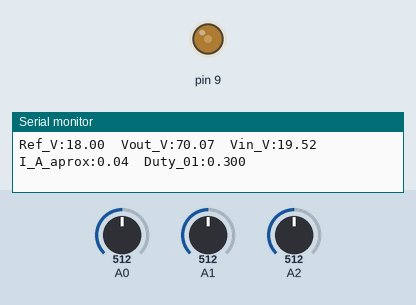
Recording of a sketch running on a simulated Arduino Uno, built with avr-gcc and run on an emulated ATmega328P. Parts: output pins drawn as LEDs (lit = HIGH), the last lines printed to the serial monitor. The inputs (shaded band) are chosen by the test bench; at power-on: A0 = 512, A1 = 512, A2 = 512.

Above: at 1.2 s.
1.3 s: A0 set to 396
2.8 s: A0 set to 366
At 2.95 s:
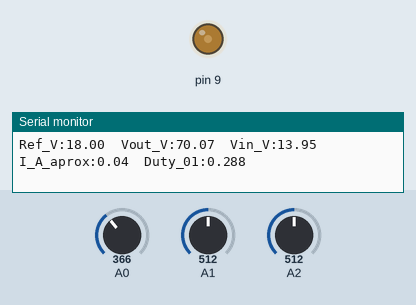
5.8 s: A1 set to 122
At 6.23 s:
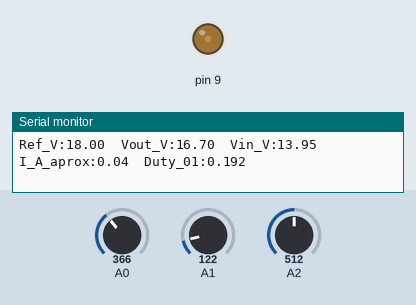
8.8 s: A1 set to 90
11.2 s: A1 set to 136
At 11.35 s:
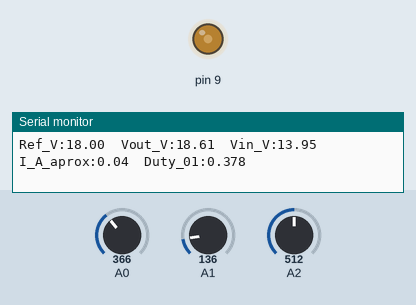
14.2 s: A1 set to 306
Timing chart, 0 to 17.3 s (numbered marks = the images above; inputs shaded):
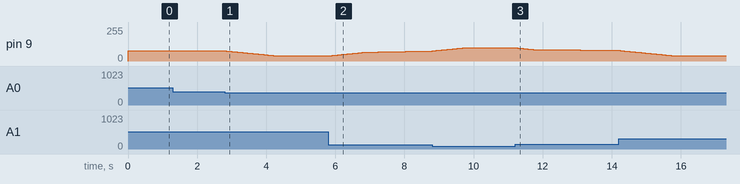

Measured:
- after the input at 2.8 s, pin 9: moves from 77/255 to 39/255 over 1.5 s, starting at once
- after the input at 5.8 s, pin 9: moves from 39/255 to 75/255 over 2.8 s, starting at once
- after the input at 11.2 s, pin 9: moves from 100/255 to 80/255 over 2.7 s, starting at once

The sketch:

PI_Vout_experimental.ino
```cpp
/*
  BOOST - Arduino UNO R3
  PWM automatico: D9, 31.37 kHz
  Referencia desde Serial Plotter: solo escribir 18, 19, etc.

  A0 = Vin  (divisor 68k / 10k)
  A1 = Vout (divisor 270k / 10k)
  A2 = ACS712 de 30A (solo monitoreo)

  Control PI de voltaje de salida para banco de 12V.
  No usar con bateria ni salida de 55V.
*/

#include <Arduino.h>
#include <stdlib.h>

const uint16_t PWM_TOP = 509;

const float VADC = 5.0;
const float FACTOR_VIN = 7.8;
const float FACTOR_VOUT = 28.0;

const float DMIN = 0.15;
const float DMAX = 0.42;

// Ganancias iniciales del PI de voltaje
const float KP = 0.008;
const float KI = 0.015;

float refV = 18.0;
float vin = 0.0;
float vout = 0.0;
float corriente = 0.0;

float duty = 153.0 / 510.0;
float integral = 0.0;

char entrada[16];
uint8_t num = 0;

unsigned long ultimaLetra = 0;
unsigned long tControl = 0;
unsigned long tPlot = 0;


// Lectura analogica promediada
float leerVoltaje(uint8_t pin) {
  analogRead(pin);

  uint16_t suma = 0;

  for (uint8_t i = 0; i < 8; i++) {
    suma += analogRead(pin);
  }

  return (suma / 8.0) * VADC / 1023.0;
}


// Cambiar duty SIN apagar Timer1
void fijarDuty(float d) {
  d = constrain(d, DMIN, DMAX);

  uint16_t valor = (uint16_t)(d * 510.0 + 0.5);

  noInterrupts();
  OCR1A = valor;
  interrupts();

  duty = valor / 510.0;
}


// Procesar referencia numerica
void aceptarReferencia() {
  if (num == 0) return;

  entrada[num] = '\0';

  char *fin;
  float nuevo = strtod(entrada, &fin);

  if (fin != entrada &&
      *fin == '\0' &&
      nuevo >= 14.0 &&
      nuevo <= 20.0) {

    refV = nuevo;
    integral = 0.0;
  }

  num = 0;
}


// Leer numero desde Serial Plotter
void recibirReferencia() {

  while (Serial.available()) {

    char c = Serial.read();

    if (c == '\n' || c == '\r') {
      aceptarReferencia();
    }
    else if (c >= 32 &&
             c <= 126 &&
             num < sizeof(entrada) - 1) {

      entrada[num++] = c;
      ultimaLetra = millis();
    }
  }

  if (num > 0 &&
      millis() - ultimaLetra > 120) {

    aceptarReferencia();
  }
}


void setup() {

  pinMode(9, OUTPUT);
  digitalWrite(9, LOW);

  Serial.begin(115200);
  analogReference(DEFAULT);

  // ==================================
  // TIMER1 - CONFIGURACION QUE FUNCIONO
  // ==================================

  noInterrupts();

  TCCR1A = 0;
  TCCR1B = 0;
  TCNT1 = 0;

  ICR1 = 509;
  OCR1A = 153;

  TCCR1A = _BV(COM1A1) | _BV(WGM11);

  TCCR1B = _BV(WGM13) |
           _BV(WGM12) |
           _BV(CS10);

  interrupts();

  // Timer1 queda funcionando.
  // No se deshabilita en ninguna parte.
}


void loop() {

  recibirReferencia();

  unsigned long ahora = millis();

  // Control cada 20 ms
  if (ahora - tControl >= 20) {

    tControl = ahora;

    vin = leerVoltaje(A0) * FACTOR_VIN;
    vout = leerVoltaje(A1) * FACTOR_VOUT;

    corriente =
      (leerVoltaje(A2) - 2.50) / 0.066;

    // Si no detecta entrada de 12 V:
    // PWM fijo del 30 % para diagnostico.
    if (vin < 9.0 || vin > 14.5) {

      integral = 0.0;
      fijarDuty(0.30);

    } else {

      // ==========================
      // CONTROL PI AUTOMATICO VOUT
      // ==========================

      float error = refV - vout;

      float anticipacion =
        1.0 - vin / refV;

      float objetivo =
        anticipacion +
        KP * error +
        integral;

      // Antiwindup
      if (!((objetivo >= DMAX && error > 0) ||
            (objetivo <= DMIN && error < 0))) {

        integral += KI * 0.020 * error;

        integral =
          constrain(integral, -0.12, 0.12);
      }

      objetivo = constrain(
        anticipacion +
        KP * error +
        integral,
        DMIN,
        DMAX
      );

      // Cambio progresivo del duty
      float cambio = constrain(
        objetivo - duty,
        -0.002,
        0.002
      );

      fijarDuty(duty + cambio);
    }
  }

  // ==========================
  // SERIAL PLOTTER
  // ==========================

  if (ahora - tPlot >= 100) {

    tPlot = ahora;

    Serial.print("Ref_V:");
    Serial.print(refV, 2);

    Serial.print("\tVout_V:");
    Serial.print(vout, 2);

    Serial.print("\tVin_V:");
    Serial.print(vin, 2);

    Serial.print("\tI_A_aprox:");
    Serial.print(corriente, 2);

    Serial.print("\tDuty_01:");
    Serial.println(duty, 3);
  }
}
```
